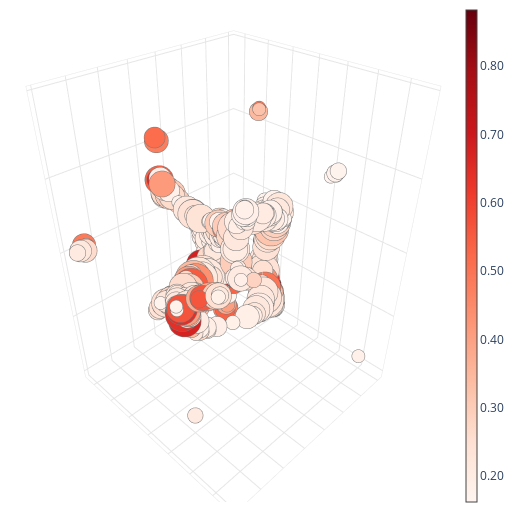

Notebook source saved alongside this figure:
### Code cell
from sklearn.datasets import make_circles
from sklearn.decomposition import PCA
from sklearn.cluster import DBSCAN

from tdamapper.learn import MapperAlgorithm
from tdamapper.cover import CubicalCover
from tdamapper.plot import MapperPlot

# load a labelled dataset
# X, labels = make_circles(n_samples=5000, noise=0.05, factor=0.3, random_state=42)
# y = X[:,1]

cover = CubicalCover(n_intervals=25, overlap_frac=0.3, algorithm="standard")
clust = DBSCAN(eps=5)
graph = MapperAlgorithm(cover, clust).fit_transform(X, X)

# color according to labels
fig, node_col = MapperPlot(graph, dim=3, seed=42, iterations=60, layout_engine="networkx").plot_plotly(colors=y, cmap="Reds")
fig.show(config={'scrollZoom': True})

### Figure 1 — Plotly figure (JSON) as saved in the notebook; plotly's stock layout.template omitted (floating-point values rounded to 4 significant figures; data arrays with more than 128 entries replaced by an {"elided": "..."} marker saying what was removed)
{"data": [{"hoverinfo": "skip", "line": {"cmax": 0.8824, "cmin": 0.1621, "color": {"elided": "2814 float values"}, "colorscale": [[0, "rgb(255,245,240)"], [0.125, "rgb(254,224,210)"], [0.25, "rgb(252,187,161)"], [0.375, "rgb(252,146,114)"], [0.5, "rgb(251,106,74)"], [0.625, "rgb(239,59,44)"], [0.75, "rgb(203,24,29)"], [0.875, "rgb(165,15,21)"], [1, "rgb(103,0,13)"]], "width": 0.75}, "mode": "lines", "name": "edges_trace", "opacity": 1, "type": "scatter3d", "x": {"elided": "2814 float values"}, "y": {"elided": "2814 float values"}, "z": {"elided": "2814 float values"}}, {"hoverinfo": "text", "marker": {"cmax": 0.8824, "cmin": 0.1621, "color": {"elided": "366 float values"}, "colorbar": {"borderwidth": 0, "nticks": 10, "orientation": "v", "outlinewidth": 1, "showticklabels": true, "thickness": 0.025, "thicknessmode": "fraction", "tickformat": ".2g", "tickmode": "auto", "tickwidth": 1, "title": {"side": "right"}, "xanchor": "left", "xpad": 0, "ypad": 0}, "colorscale": [[0, "rgb(255,245,240)"], [0.125, "rgb(254,224,210)"], [0.25, "rgb(252,187,161)"], [0.375, "rgb(252,146,114)"], [0.5, "rgb(251,106,74)"], [0.625, "rgb(239,59,44)"], [0.75, "rgb(203,24,29)"], [0.875, "rgb(165,15,21)"], [1, "rgb(103,0,13)"]], "line": {"color": "#777", "colorscale": [[0, "rgb(255,245,240)"], [0.125, "rgb(254,224,210)"], [0.25, "rgb(252,187,161)"], [0.375, "rgb(252,146,114)"], [0.5, "rgb(251,106,74)"], [0.625, "rgb(239,59,44)"], [0.75, "rgb(203,24,29)"], [0.875, "rgb(165,15,21)"], [1, "rgb(103,0,13)"]], "width": 0.75}, "opacity": 1, "reversescale": false, "showscale": true, "size": {"elided": "366 float values"}}, "mode": "markers", "name": "nodes_trace", "opacity": 1, "text": {"elided": "366 str values"}, "type": "scatter3d", "x": {"elided": "366 float values"}, "y": {"elided": "366 float values"}, "z": {"elided": "366 float values"}}], "layout": {"autosize": false, "height": 512, "hovermode": "closest", "margin": {"b": 10, "l": 10, "r": 10, "t": 10}, "plot_bgcolor": "rgba(0, 0, 0, 0)", "scene": {"xaxis": {"backgroundcolor": "rgba(0, 0, 0, 0)", "gridcolor": "rgba(230, 230, 230, 1.0)", "linecolor": "rgba(230, 230, 230, 1.0)", "linewidth": 1, "mirror": true, "showaxeslabels": false, "showgrid": true, "showline": true, "showticklabels": false, "title": {"text": ""}, "visible": true, "zerolinecolor": "rgba(230, 230, 230, 1.0)"}, "yaxis": {"backgroundcolor": "rgba(0, 0, 0, 0)", "gridcolor": "rgba(230, 230, 230, 1.0)", "linecolor": "rgba(230, 230, 230, 1.0)", "linewidth": 1, "mirror": true, "showaxeslabels": false, "showgrid": true, "showline": true, "showticklabels": false, "title": {"text": ""}, "visible": true, "zerolinecolor": "rgba(230, 230, 230, 1.0)"}, "zaxis": {"backgroundcolor": "rgba(0, 0, 0, 0)", "gridcolor": "rgba(230, 230, 230, 1.0)", "linecolor": "rgba(230, 230, 230, 1.0)", "linewidth": 1, "mirror": true, "showaxeslabels": false, "showgrid": true, "showline": true, "showticklabels": false, "title": {"text": ""}, "visible": true, "zerolinecolor": "rgba(230, 230, 230, 1.0)"}}, "showlegend": false, "uirevision": "constant", "width": 512, "xaxis": {"linewidth": 1, "mirror": true, "showgrid": false, "showline": true, "showticklabels": false, "title": {"text": ""}, "visible": true, "zeroline": false}, "yaxis": {"linewidth": 1, "mirror": true, "showgrid": false, "showline": true, "showticklabels": false, "title": {"text": ""}, "visible": true, "zeroline": false}}}
